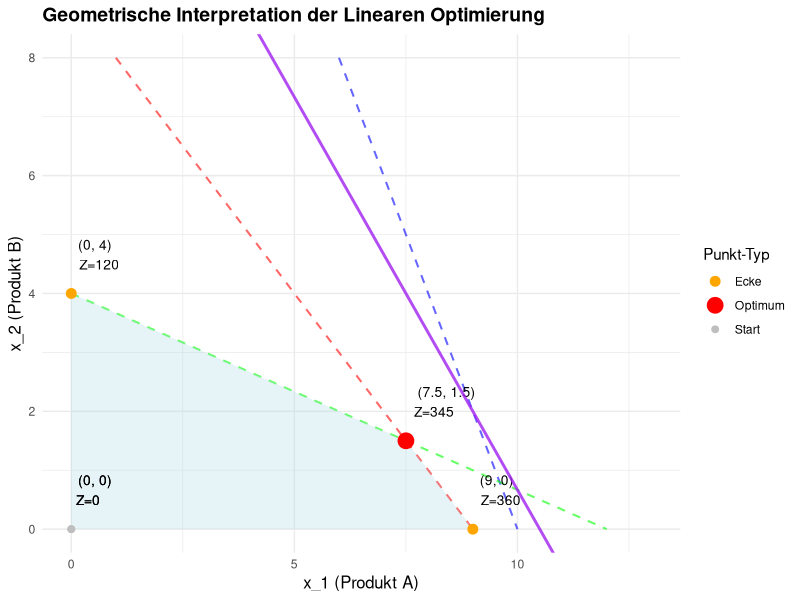
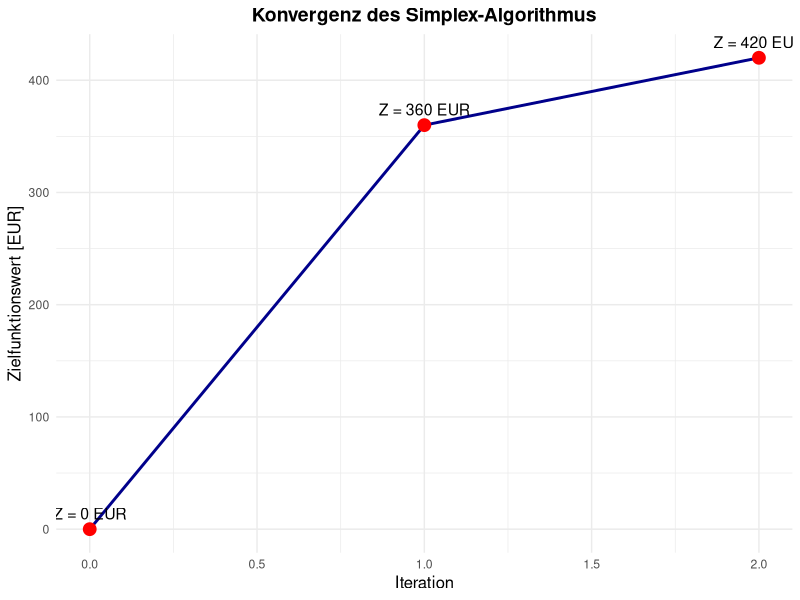

R code for these plots, in order:
## ---- chunk 1
options(digits = 4)
knitr::opts_chunk$set(echo=FALSE, message=FALSE, warning=FALSE, cache=FALSE, 
                      dev.args=list(pointsize=11), size="scriptsize")
library(tidyverse)
library(gridExtra)
library(knitr)
## ---- chunk 2
# Zielfunktion und Nebenbedingungen
cat("Maximiere: Z = 40x_1 + 30x_2\n")
cat("\nNebenbedingungen:\n")
cat("4$x_1$ + 2$x_2$ <= 40    (Arbeitszeit)\n")
cat("10$x_1$ + 30$x_2$ <= 120  (Material)\n")
cat("$x_1 + x_2 <= 9$        (Lager)\n")
cat("$x_1, x_2 >= 0$         (Nicht-Negativität)\n")
## ---- chunk 3
cat("4x_1 + 2x_2 + s_1 = 40    (s_1 >= 0)\n")
cat("10x_1 + 30x_2 + s_2 = 120  (s_2 >= 0)\n")
cat("x_1 + x_2 + s_3 = 9        (s_3 >= 0)\n\n")
cat("Zielfunktion (Maximierung):\n")
cat("Z = 40x_1 + 30x_2 + 0·s_1 + 0·s_2 + 0·s_3 \n")
## ---- chunk 4
# Initiales Tableau
tableau_0 <- data.frame(
  Basis = c("s_1", "s_2", "s_3", "Z"),
  x_1 = c(4, 10, 1, -40),
  x_2 = c(2, 30, 1, -30),
  s_1 = c(1, 0, 0, 0),
  s_2 = c(0, 1, 0, 0),
  s_3 = c(0, 0, 1, 0),
  RHS = c(40, 120, 9, 0)
)

knitr::kable(tableau_0, caption = "Initiales Simplex-Tableau (Iteration 0)")
## ---- chunk 5
cat("Z-Reihe: [-40, -30, 0, 0, 0]\n")
cat("\nKleinster Wert: -40 → x_1 wird Eingangsvariable\n")
cat("(Spalte 1 wird Pivotspalte)\n")
## ---- chunk 6
cat("Quotienten für Pivotspalte x_1:\n")
cat("Zeile 1: 40/4 = 10\n")
cat("Zeile 2: 120/10 = 12\n")
cat("Zeile 3: 9/1 = 9  ← Minimum!\n\n")
cat("Ausgangsvariable: s_3\n")
cat("Pivotelement: 1 (Zeile 3, Spalte 1)\n")
## ---- chunk 7
cat("Neue Zeile 3 (Pivotzeile): Zeile 3 ÷ 1\n")
cat("x_1 + x_2 + s_3 = 9\n\n")
cat("Neue Zeile 1: alte Zeile 1 - 4×(neue Zeile 3)\n")
cat("(4x_1 + 2x_2 + s_1) - 4(x_1 + x_2 + s_3) = 40 - 4(9)\n")
cat("-2x_2 + s_1 - 4s_3 = 4\n\n")
cat("Neue Zeile 2: alte Zeile 2 - 10×(neue Zeile 3)\n")
cat("(10x_1 + 30x_2 + s_2) - 10(x_1 + x_2 + s_3) = 120 - 10(9)\n")
cat("20x_2 + s_2 - 10s_3 = 30\n\n")
cat("Neue Z-Reihe: alte Z - (-40)×(neue Zeile 3)\n")
cat("Z + 40(x_1 + x_2 + s_3) = 0 + 40(9)\n")
cat("Z + 40x_2 + 40s_3 = 360\n")
## ---- chunk 8
tableau_1 <- data.frame(
  Basis = c("s_1", "s_2", "x_1", "Z"),
  x_1 = c(0, 0, 1, 0),
  x_2 = c(-2, 20, 1, 40),
  s_1 = c(1, 0, 0, 0),
  s_2 = c(0, 1, 0, 0),
  s_3 = c(-4, -10, 1, 40),
  RHS = c(4, 30, 9, 360)
)

knitr::kable(tableau_1, caption = "Simplex-Tableau nach Iteration 1")
## ---- chunk 9
cat("Z-Reihe (negative Einträge): [0, 40, 0, 0, 40]\n")
cat("Achtung: Positive Einträge sind gut für Maximierung!\n")
cat("Alle neuen Kandidaten positiv → OPTIMUM ERREICHT\n")
## ---- chunk 10
cat("Im Tableau nach Iteration 1:\n")
cat("Reduzierten Kosten für x_2: -2 (negativ!)\n")
cat("Ratio-Test für x_2-Spalte:\n")
cat("Zeile 1: 4/-2 = -2 (ungültig, negativ)\n")
cat("Zeile 2: 30/20 = 1.5 ← Minimum (positiv)\n")
cat("Zeile 3: 9/1 = 9\n\n")
cat("Pivot: Zeile 2, spalte x_2 (Element: 20)\n")
## ---- chunk 11
cat("Nach Pivot-Operation:\n")
cat("Neue Zeile 2 (x_2-Reihe): (20x_2 + s_2 - 10s_3 = 30) ÷ 20\n")
cat("x_2 + 0.05s_2 - 0.5s_3 = 1.5\n\n")
cat("Neue Zeile 1: (-2x_2 + s_1 - 4s_3 = 4) - (-2) × neue Zeile 2\n")
cat("s_1 + 0.1s_2 - 3s_3 = 7\n\n")
cat("Neue Zeile 3: (x_1 + x_2 + s_3 = 9) - 1 × neue Zeile 2\n")
cat("x_1 - 0.05s_2 + 0.5s_3 = 7.5\n\n")
cat("Neue Z-Reihe: Z + 40(x_2 + 0.05s_2 - 0.5s_3 = 1.5)\n")
cat("Z + 2s_2 - 20s_3 = 420\n")
## ---- chunk 12
tableau_final <- data.frame(
  Basis = c("s_1", "x_2", "x_1", "Z"),
  x_1 = c(0, 0, 1, 0),
  x_2 = c(0, 1, 0, 0),
  s_1 = c(1, 0, 0, 0),
  s_2 = c(0.10, 0.05, -0.05, 2),
  s_3 = c(-3, -0.5, 0.5, -20),
  RHS = c(7, 1.5, 7.5, 420)
)

knitr::kable(tableau_final, caption = "Finales Simplex-Tableau (optimal)")
## ---- chunk 13
# Ressourcen-Auslastung
resources <- data.frame(
  Ressource = c("Arbeitszeit", "Material", "Lager"),
  Verfügbar = c(40, 120, 9),
  Verbraucht = c(
    4*7.5 + 2*1.5,
    10*7.5 + 30*1.5,
    7.5 + 1.5
  ),
  Restkapazität = c(
    40 - (4*7.5 + 2*1.5),
    120 - (10*7.5 + 30*1.5),
    9 - (7.5 + 1.5)
  )
)

resources$Auslastung_Prozent <- round((resources$Verbraucht / resources$Verfügbar) * 100, 1)

knitr::kable(resources, caption = "Ressourcen-Auslastung bei optimaler Lösung")
## ---- chunk 14
# Zulässiger Bereich definieren
x1 <- seq(0, 15, 0.1)

# Nebenbedingungen als Linien
y1 <- (40 - 4*x1) / 2  # 4x1 + 2x2 <= 40
y2 <- (120 - 10*x1) / 30  # 10x1 + 30x2 <= 120
y3 <- 9 - x1  # x1 + x2 <= 9

# Eckpunkte des zulässigen Bereichs
corners <- data.frame(
  x1 = c(0, 0, 9, 7.5, 0),
  x2 = c(0, 4, 0, 1.5, 0),
  Typ = c("Start", "Ecke", "Ecke", "Optimum", "Start")
)

# Gewinn für jeden Eckpunkt
corners$Gewinn <- 40*corners$x1 + 30*corners$x2

ggplot() +
  # Nebenbedingungen
  geom_line(aes(x=x1, y=y1), color="blue", linetype="dashed", alpha=0.6, size=0.7) +
  geom_line(aes(x=x1, y=y2), color="green", linetype="dashed", alpha=0.6, size=0.7) +
  geom_line(aes(x=x1, y=y3), color="red", linetype="dashed", alpha=0.6, size=0.7) +
  
  # Zulässiger Bereich
  geom_ribbon(aes(x=x1, ymin=0, ymax=pmin(y1,y2,y3,9)), 
              fill="lightblue", alpha=0.3) +
  
  # Eckpunkte
  geom_point(data=corners, aes(x=x1, y=x2, color=Typ, size=Typ)) +
  geom_text(data=corners, aes(x=x1, y=x2, label=paste0("(", x1, ", ", x2, ")\nZ=", Gewinn)),
            vjust=-0.8, hjust=-0.2, size=3.5) +
  
  # Iso-Gewinnlinie durch Optimum
  geom_abline(intercept=14, slope=-40/30, color="purple", size=1, alpha=0.8) +
  
  scale_color_manual(values=c("Start"="gray", "Ecke"="orange", "Optimum"="red")) +
  scale_size_manual(values=c("Start"=2, "Ecke"=3, "Optimum"=5)) +
  
  xlim(0, 13) + ylim(0, 8) +
  labs(title="Geometrische Interpretation der Linearen Optimierung",
       x="x_1 (Produkt A)",
       y="x_2 (Produkt B)",
       color="Punkt-Typ", size="Punkt-Typ") +
  theme_minimal() +
  theme(plot.title=element_text(size=14, face="bold"),
        axis.title=element_text(size=12),
        legend.position="right")
## ---- chunk 15
# Simplex mit lpSolve Paket (vereinfacht)
library(lpSolve)

# Zielfunktion: max 40x1 + 30x2
c <- c(40, 30)

# Nebenbedingungen (Constraint-Matrix)
A <- matrix(c(4, 2,        # Arbeitszeit
              10, 30,      # Material
              1, 1),       # Lager
            nrow=3, byrow=TRUE)
b <- c(40, 120, 9)
signs <- c("<=", "<=", "<=")

# Lösen
result <- lp("max", c, A, signs, b)

cat("Optimale Lösung:\n")
cat("x_1 =", result$solution[1], "\n")
cat("x_2 =", result$solution[2], "\n")
cat("Maximaler Gewinn Z =", result$objval, "EUR\n")
## ---- chunk 16
# Schöne Abschlussgrafik
set.seed(42)
simplex_summary <- data.frame(
  Iteration = 0:2,
  x1 = c(0, 9, 7.5),
  x2 = c(0, 0, 1.5),
  Gewinn = c(0, 360, 420)
)

ggplot(simplex_summary, aes(x=Iteration, y=Gewinn)) +
  geom_line(color="darkblue", size=1) +
  geom_point(color="red", size=4) +
  geom_text(aes(label=paste0("Z = ", Gewinn, " EUR")), 
            vjust=-0.8, hjust=0.5, size=4) +
  labs(title="Konvergenz des Simplex-Algorithmus",
       y="Zielfunktionswert [EUR]") +
  theme_minimal() +
  theme(plot.title=element_text(size=14, face="bold", hjust=0.5),
        axis.title=element_text(size=12))
